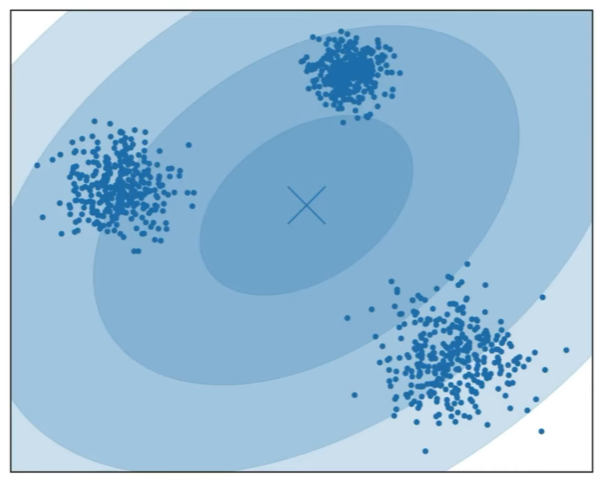
#> input picture Machine Learning/Clustering/Model-based/Gaussian Mixture Models (GMM)/images/step1.png, 604 x 483 px, found by its file name
$ jupyter execute --allow-errors denclue.ipynb
#> lines starting #> are read from the running program, lines starting #| are printed output that depends on the picture
1. [Denclue Clustering](#denclue-clustering)

#### Denclue (DENsity CLUstering) Clustering:
- type of density clustering

Advantages:
- small to medium datasets
- when data is dense and non linear
- when unknown cluster

Disadvantages:
- not used for large datasets and higher dimensions of data
- sensitive to outliers
- sparse data

- it inspired by kernel desnity estimation
    - estimate probability density function for an random variable
- at first, we fit the kernel density estimation function on top of each datapoint, so we see the curve is tall when the data is denser
- we have 5 kernel functions fit under the curve since there are 5 data points
    - the value under curve for each kernel density estimation = 1
    - for 5 data points, but we take the average to keep the area under the curve = 1
        - (5 * 1)/5 = 1

[cell 1]
from PIL import Image
from IPython.display import display

img = Image.open('images/step1.png')
#> img is the input picture: PIL image 604x483 RGBA; mean R, G, B, A 154.6, 191.3, 217.6, 255
new_image = img.resize((500, 250))
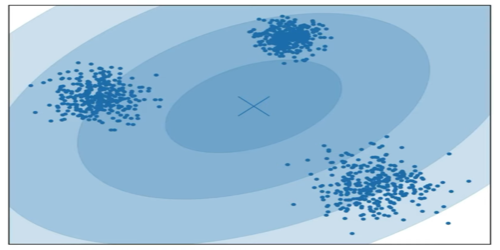
#> new_image: PIL image 500x250 RGBA; mean R, G, B, A 154.6, 191.2, 217.5, 255
display(new_image)

- for the data points closer, there is influence and result in a stronger and steeper curve
- the kernel density estimate when applied to each data point also uses a smoothing parameter to smoothen the probability curve
    - smoothing parameter = h
        - the higher h value the lower the curve
        - the lower h value the higher the curve

[cell 2]
from PIL import Image
from IPython.display import display

#> (the rest of this cell did not finish here and is left out)

- if the h value is higher, we will have a smoothed out curve and we will include data points farther from it into the cluster too
- if the h value is lower, we will have a steep curve and we will exclude data points even which are closer and result in many outliers

[cell 3]
from PIL import Image
from IPython.display import display

#> (the rest of this cell did not finish here and is left out)

- we have the density attractors which are the peaks which satisfy the threshold ε
    - data points closer to the density attractors will combine to form the clusters
    - density attractors are local maxima
- here the clustering can be partitional or hierarichal
    - hierarichal => based on the hyperplane
    - partitional => based on the density attractors

[cell 4]
from PIL import Image
from IPython.display import display

img = Image.open('images/step3.png')
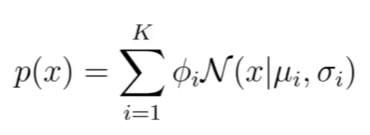
#> input picture Machine Learning/Clustering/Model-based/Gaussian Mixture Models (GMM)/images/step3.png, 370 x 135 px, found by its file name
#> img is the input picture: PIL image 370x135 RGBA; mean R, G, B, A 246.9, 246.9, 246.9, 255
new_image = img.resize((700, 450))
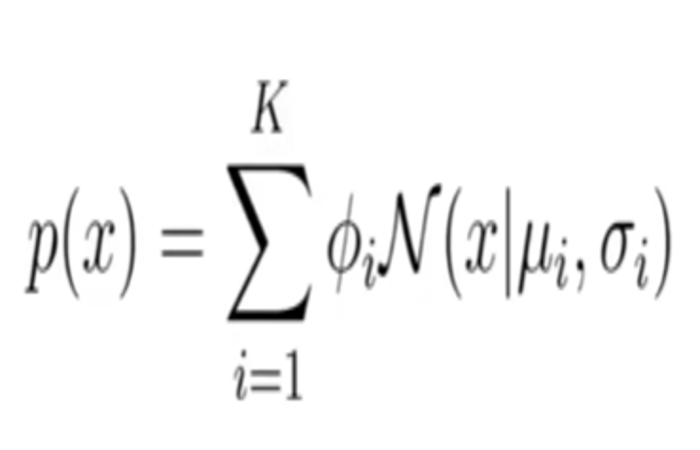
#> new_image: PIL image 700x450 RGBA; mean R, G, B, A 246.9, 246.9, 246.9, 255
display(new_image)

- using the gradient descent, we look at the gradients along with learning rate (δ), calculate the tangent and look at the right side to be having increasing growth and reach local minima "the tip"
- the hill climbing stops when the newly calculated gradient value < previous gradient value

[cell 5]
from PIL import Image
from IPython.display import display

img = Image.open('images/step4.png')
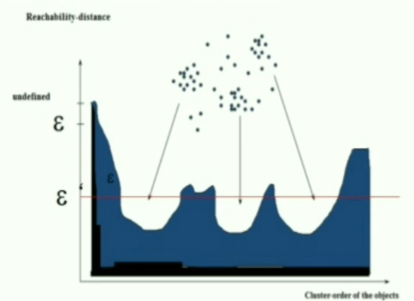
#> input picture Machine Learning/Clustering/Density Based/OPTICS (Ordering Points To Identify the Clustering Structure)/images/step4.png, 414 x 301 px, found by its file name
#> img is the input picture: PIL image 414x301 RGBA; mean R, G, B, A 207.1, 218.8, 217.5, 255
new_image = img.resize((900, 430))
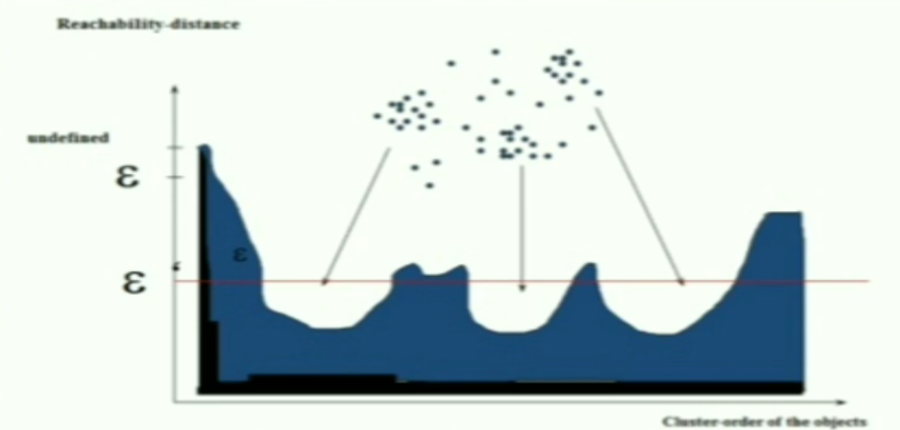
#> new_image: PIL image 900x430 RGBA; mean R, G, B, A 207.1, 218.8, 217.5, 255
display(new_image)
